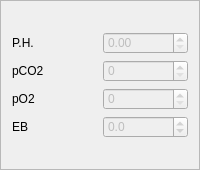
               <widget class="QFrame" name="bloodGasesFrame">
                <property name="styleSheet">
                 <string notr="true">QFrame {
	border-width: 2px;
}

QLabel {
	border-color: none;
}</string>
                </property>
                <property name="frameShape">
                 <enum>QFrame::StyledPanel</enum>
                </property>
                <property name="frameShadow">
                 <enum>QFrame::Raised</enum>
                </property>
                <layout class="QVBoxLayout" name="verticalLayout_63">
                 <item>
                  <layout class="QGridLayout" name="gridLayout_50">
                   <item row="4" column="1">
                    <widget class="QDoubleSpinBox" name="EBDoubleSpinBox">
                     <property name="enabled">
                      <bool>false</bool>
                     </property>
                     <property name="decimals">
                      <number>1</number>
                     </property>
                     <property name="minimum">
                      <double>-10.000000000000000</double>
                     </property>
                     <property name="maximum">
                      <double>10.000000000000000</double>
                     </property>
                     <property name="singleStep">
                      <double>0.100000000000000</double>
                     </property>
                    </widget>
                   </item>
                   <item row="1" column="0">
                    <widget class="QLabel" name="PHLabel">
                     <property name="text">
                      <string>P.H.</string>
                     </property>
                    </widget>
                   </item>
                   <item row="2" column="0">
                    <widget class="QLabel" name="pCO2Label">
                     <property name="text">
                      <string>pCO2</string>
                     </property>
                    </widget>
                   </item>
                   <item row="4" column="0">
                    <widget class="QLabel" name="EBLabel">
                     <property name="text">
                      <string>EB</string>
                     </property>
                    </widget>
                   </item>
                   <item row="2" column="1">
                    <widget class="QSpinBox" name="pCO2SpinBox">
                     <property name="enabled">
                      <bool>false</bool>
                     </property>
                     <property name="maximum">
                      <number>130</number>
                     </property>
                    </widget>
                   </item>
                   <item row="3" column="1">
                    <widget class="QSpinBox" name="pO2SpinBox">
                     <property name="enabled">
                      <bool>false</bool>
                     </property>
                     <property name="maximum">
                      <number>120</number>
                     </property>
                    </widget>
                   </item>
                   <item row="3" column="0">
                    <widget class="QLabel" name="pO2Label">
                     <property name="text">
                      <string>pO2</string>
                     </property>
                    </widget>
                   </item>
                   <item row="1" column="1">
                    <widget class="QDoubleSpinBox" name="PHDoubleSpinBox">
                     <property name="enabled">
                      <bool>false</bool>
                     </property>
                     <property name="decimals">
                      <number>2</number>
                     </property>
                     <property name="minimum">
                      <double>0.000000000000000</double>
                     </property>
                     <property name="maximum">
                      <double>8.000000000000000</double>
                     </property>
                     <property name="singleStep">
                      <double>0.010000000000000</double>
                     </property>
                     <property name="value">
                      <double>0.000000000000000</double>
                     </property>
                    </widget>
                   </item>
                   <item row="5" column="0" colspan="2">
                    <spacer name="horizontalSpacer_113">
                     <property name="orientation">
                      <enum>Qt::Horizontal</enum>
                     </property>
                     <property name="sizeHint" stdset="0">
                      <size>
                       <width>40</width>
                       <height>20</height>
                      </size>
                     </property>
                    </spacer>
                   </item>
                   <item row="0" column="1">
                    <spacer name="horizontalSpacer_114">
                     <property name="orientation">
                      <enum>Qt::Horizontal</enum>
                     </property>
                     <property name="sizeHint" stdset="0">
                      <size>
                       <width>40</width>
                       <height>20</height>
                      </size>
                     </property>
                    </spacer>
                   </item>
                   <item row="0" column="0">
                    <spacer name="horizontalSpacer_115">
                     <property name="orientation">
                      <enum>Qt::Horizontal</enum>
                     </property>
                     <property name="sizeHint" stdset="0">
                      <size>
                       <width>40</width>
                       <height>20</height>
                      </size>
                     </property>
                    </spacer>
                   </item>
                  </layout>
                 </item>
                </layout>
               </widget>
